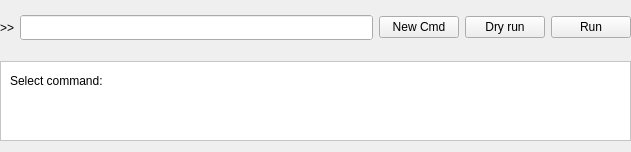
<?xml version="1.0" encoding="UTF-8"?>
<ui version="4.0">
 <class>Form</class>
 <widget class="QWidget" name="Form">
  <property name="geometry">
   <rect>
    <x>0</x>
    <y>0</y>
    <width>631</width>
    <height>152</height>
   </rect>
  </property>
  <property name="sizePolicy">
   <sizepolicy hsizetype="Expanding" vsizetype="Fixed">
    <horstretch>0</horstretch>
    <verstretch>0</verstretch>
   </sizepolicy>
  </property>
  <property name="windowTitle">
   <string>Form</string>
  </property>
  <layout class="QVBoxLayout" name="verticalLayout">
   <property name="leftMargin">
    <number>0</number>
   </property>
   <property name="topMargin">
    <number>0</number>
   </property>
   <property name="rightMargin">
    <number>0</number>
   </property>
   <item>
    <widget class="QFrame" name="inputFrame">
     <property name="sizePolicy">
      <sizepolicy hsizetype="Preferred" vsizetype="MinimumExpanding">
       <horstretch>0</horstretch>
       <verstretch>0</verstretch>
      </sizepolicy>
     </property>
     <property name="frameShape">
      <enum>QFrame::NoFrame</enum>
     </property>
     <property name="frameShadow">
      <enum>QFrame::Plain</enum>
     </property>
     <layout class="QHBoxLayout" name="horizontalLayout_2">
      <property name="leftMargin">
       <number>0</number>
      </property>
      <property name="topMargin">
       <number>0</number>
      </property>
      <property name="rightMargin">
       <number>0</number>
      </property>
      <property name="bottomMargin">
       <number>0</number>
      </property>
      <item>
       <widget class="QLabel" name="label">
        <property name="text">
         <string>&gt;&gt;</string>
        </property>
        <property name="buddy">
         <cstring>commandInput</cstring>
        </property>
       </widget>
      </item>
      <item>
       <widget class="CommandLineEdit" name="commandInput">
        <property name="sizePolicy">
         <sizepolicy hsizetype="Expanding" vsizetype="Ignored">
          <horstretch>0</horstretch>
          <verstretch>0</verstretch>
         </sizepolicy>
        </property>
        <property name="maximumSize">
         <size>
          <width>16777215</width>
          <height>25</height>
         </size>
        </property>
        <property name="autoFillBackground">
         <bool>true</bool>
        </property>
       </widget>
      </item>
      <item>
       <widget class="QPushButton" name="cmdBtn">
        <property name="text">
         <string>New Cmd</string>
        </property>
        <property name="icon">
         <iconset resource="../../../resources/nicos-gui-material.qrc">
          <normaloff>:/material/add</normaloff>
          <normalon>:/material/remove</normalon>:/material/add</iconset>
        </property>
        <property name="checkable">
         <bool>true</bool>
        </property>
        <property name="checked">
         <bool>false</bool>
        </property>
       </widget>
      </item>
      <item>
       <widget class="QPushButton" name="simBtn">
        <property name="focusPolicy">
         <enum>Qt::TabFocus</enum>
        </property>
        <property name="text">
         <string>Dry run</string>
        </property>
        <property name="icon">
         <iconset resource="../../../resources/nicos-gui-material.qrc">
          <normaloff>:/material/play_outline</normaloff>:/material/play_outline</iconset>
        </property>
       </widget>
      </item>
      <item>
       <widget class="QPushButton" name="runBtn">
        <property name="focusPolicy">
         <enum>Qt::TabFocus</enum>
        </property>
        <property name="text">
         <string>Run</string>
        </property>
        <property name="icon">
         <iconset resource="../../../resources/nicos-gui-material.qrc">
          <normaloff>:/material/play</normaloff>:/material/play</iconset>
        </property>
       </widget>
      </item>
     </layout>
    </widget>
   </item>
   <item>
    <widget class="QFrame" name="frame">
     <property name="sizePolicy">
      <sizepolicy hsizetype="Preferred" vsizetype="Preferred">
       <horstretch>0</horstretch>
       <verstretch>0</verstretch>
      </sizepolicy>
     </property>
     <property name="palette">
      <palette>
       <active>
        <colorrole role="Base">
         <brush brushstyle="SolidPattern">
          <color alpha="255">
           <red>255</red>
           <green>255</green>
           <blue>255</blue>
          </color>
         </brush>
        </colorrole>
        <colorrole role="Window">
         <brush brushstyle="SolidPattern">
          <color alpha="255">
           <red>255</red>
           <green>255</green>
           <blue>255</blue>
          </color>
         </brush>
        </colorrole>
       </active>
       <inactive>
        <colorrole role="Base">
         <brush brushstyle="SolidPattern">
          <color alpha="255">
           <red>255</red>
           <green>255</green>
           <blue>255</blue>
          </color>
         </brush>
        </colorrole>
        <colorrole role="Window">
         <brush brushstyle="SolidPattern">
          <color alpha="255">
           <red>255</red>
           <green>255</green>
           <blue>255</blue>
          </color>
         </brush>
        </colorrole>
       </inactive>
       <disabled>
        <colorrole role="Base">
         <brush brushstyle="SolidPattern">
          <color alpha="255">
           <red>255</red>
           <green>255</green>
           <blue>255</blue>
          </color>
         </brush>
        </colorrole>
        <colorrole role="Window">
         <brush brushstyle="SolidPattern">
          <color alpha="255">
           <red>255</red>
           <green>255</green>
           <blue>255</blue>
          </color>
         </brush>
        </colorrole>
       </disabled>
      </palette>
     </property>
     <property name="autoFillBackground">
      <bool>true</bool>
     </property>
     <property name="frameShape">
      <enum>QFrame::StyledPanel</enum>
     </property>
     <property name="frameShadow">
      <enum>QFrame::Raised</enum>
     </property>
     <layout class="QVBoxLayout" name="verticalLayout_2">
      <item>
       <layout class="QHBoxLayout" name="btnLayout">
        <item>
         <widget class="QLabel" name="label_3">
          <property name="text">
           <string>Select command:</string>
          </property>
         </widget>
        </item>
        <item>
         <spacer name="horizontalSpacer">
          <property name="orientation">
           <enum>Qt::Horizontal</enum>
          </property>
          <property name="sizeHint" stdset="0">
           <size>
            <width>40</width>
            <height>20</height>
           </size>
          </property>
         </spacer>
        </item>
       </layout>
      </item>
      <item>
       <spacer name="verticalSpacer">
        <property name="orientation">
         <enum>Qt::Vertical</enum>
        </property>
        <property name="sizeHint" stdset="0">
         <size>
          <width>20</width>
          <height>40</height>
         </size>
        </property>
       </spacer>
      </item>
     </layout>
    </widget>
   </item>
  </layout>
 </widget>
 <customwidgets>
  <customwidget>
   <class>CommandLineEdit</class>
   <extends>QLineEdit</extends>
   <header>nicos.clients.gui.widgets.lineedit.h</header>
  </customwidget>
 </customwidgets>
 <resources>
  <include location="../../../resources/nicos-gui.qrc"/>
  <include location="../../../resources/nicos-gui-material.qrc"/>
 </resources>
 <connections/>
</ui>
